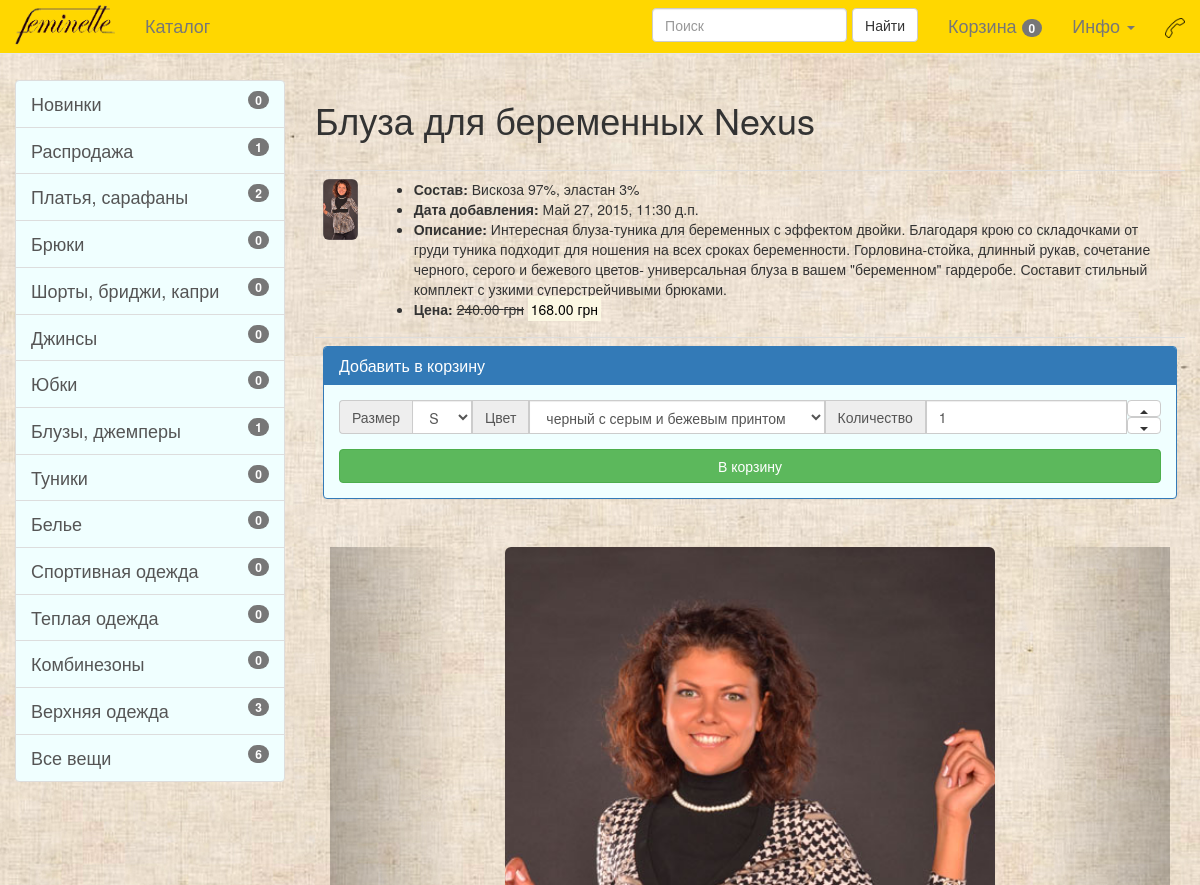
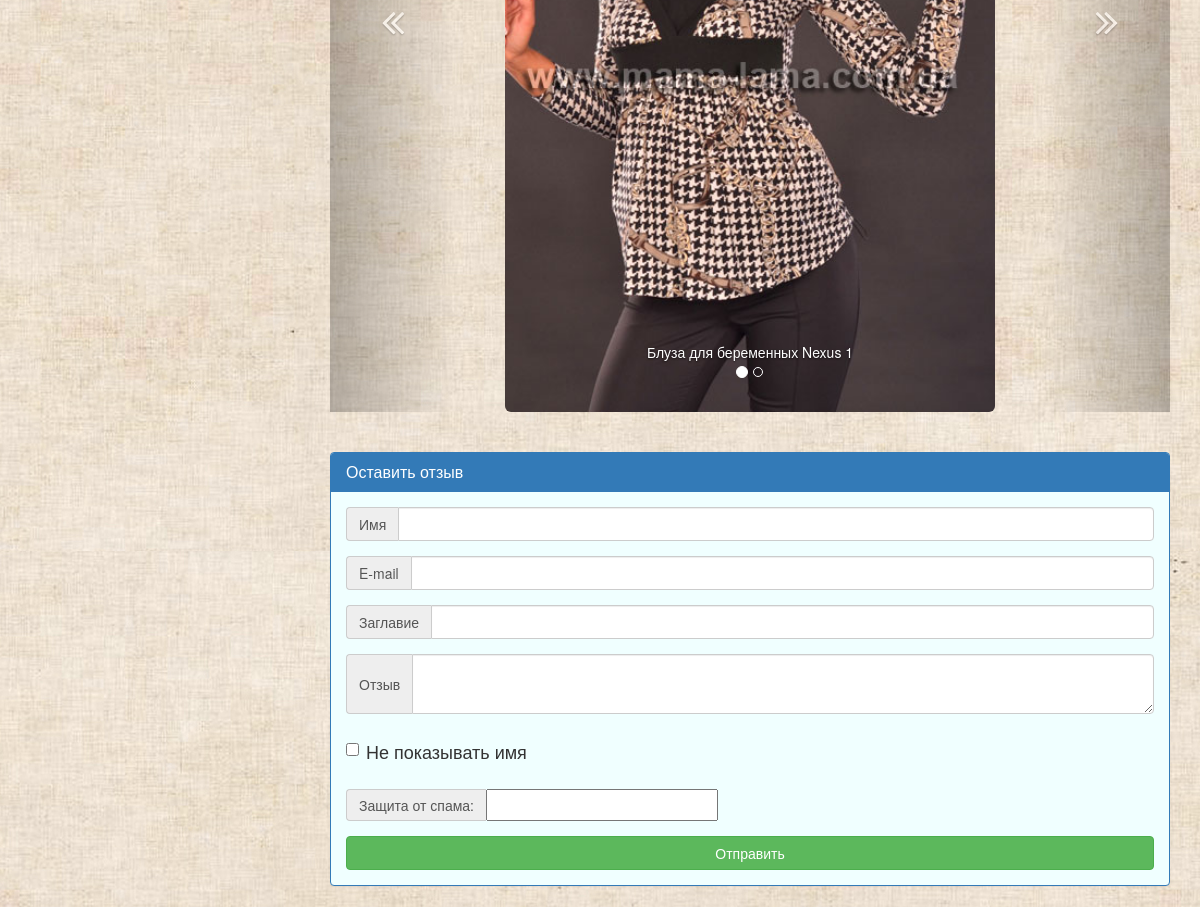
Before: /catalogue/6 with the older database file (2 pictures, top to bottom).
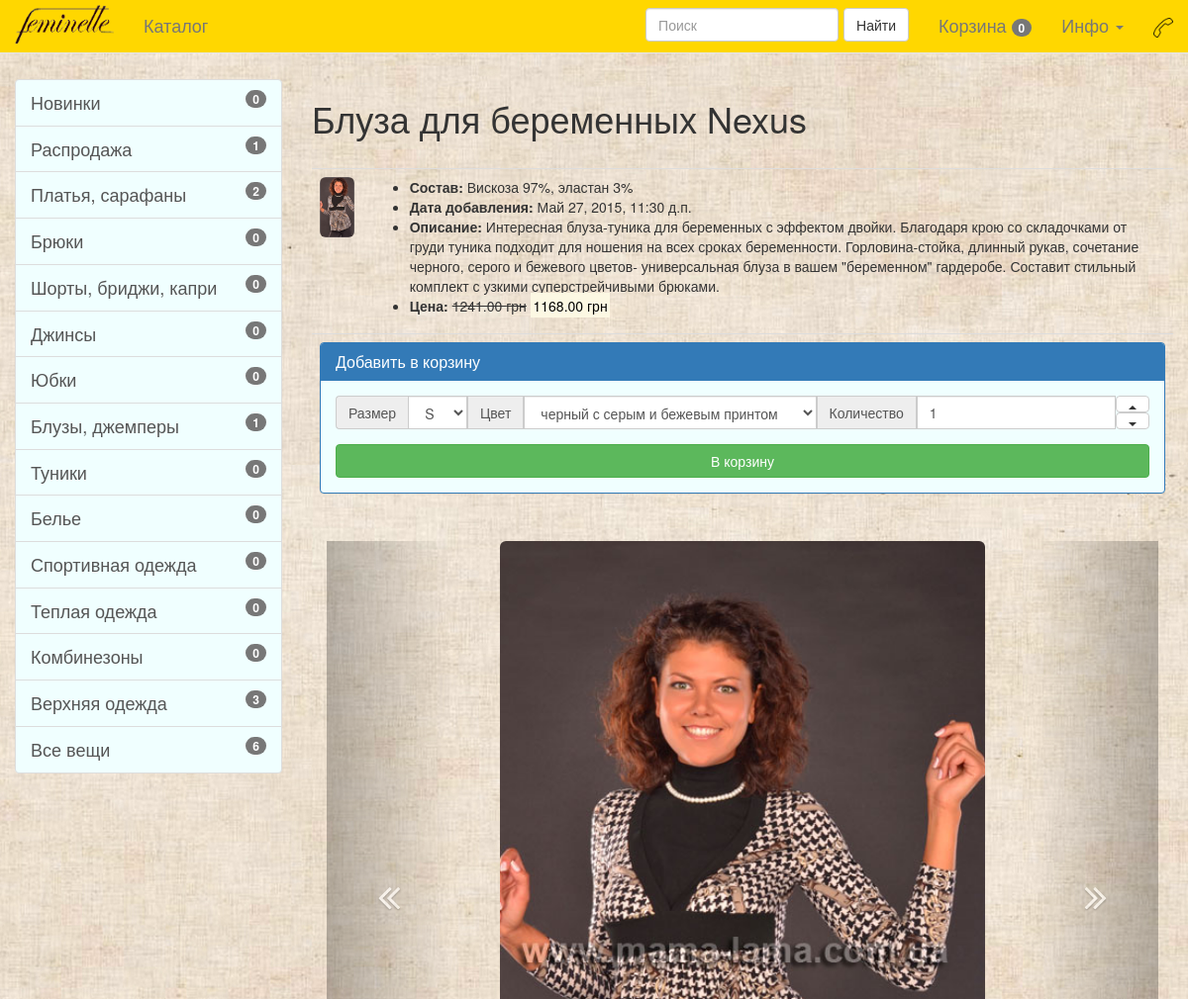
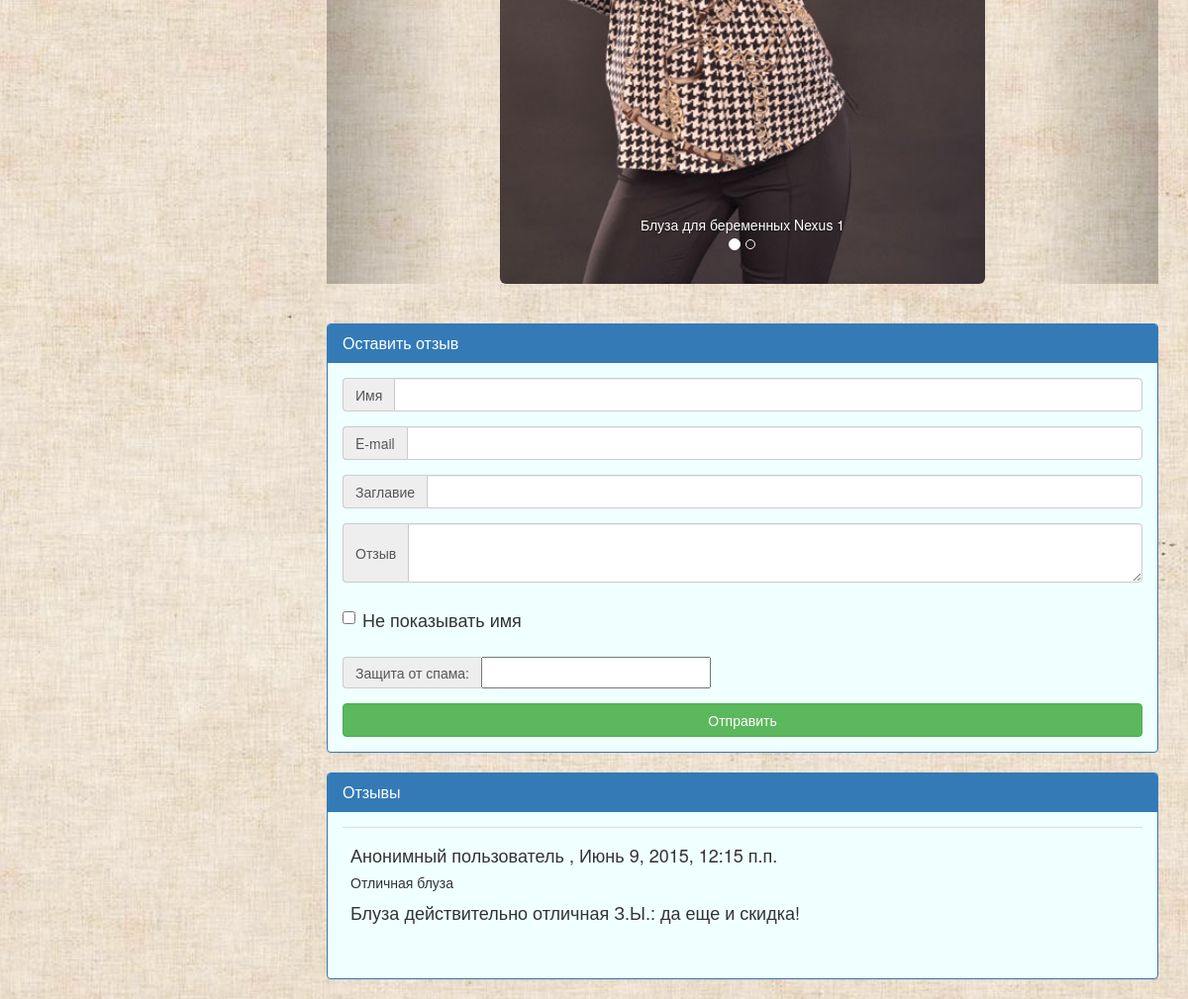
After: the same page with the newer database file (2 pictures, top to bottom).
### main/models.py (models this page shows, shortened)
class Product(models.Model):
    article = models.CharField(max_length=25, null=True, blank=True, default='AA0011')
    code = models.IntegerField(null=True, blank=True)
    position = models.IntegerField(null=True, blank=True, default=1)
    name = models.CharField(max_length=225)
    product_class = models.ManyToManyField(Product_class, related_name='product_class+', null=True, blank=True)
    manufacturer = models.CharField(max_length=100, default='TM \"Feminelle\"')
    season = models.CharField(max_length=25, null=True, blank=True)
    product_color = models.ManyToManyField(Product_color, related_name='product_color', null=True, blank=True)
    product_size = models.ManyToManyField(Product_size, related_name='product_size', null=True, blank=True)
    image = models.FileField(upload_to='product_title_pictures', null=True, blank=True)
    structure = models.CharField(max_length=255, null=True, blank=True)
    description = models.TextField(null=True, blank=True)
    promotion = models.CharField(max_length=225, null=True, blank=True)
    promotioin_modifier = models.DecimalField(max_digits=10, decimal_places=2, default=0)
    reserve = models.IntegerField(default=0)
    price = models.DecimalField(max_digits=10, decimal_places=2, default=0)
    popularity = models.IntegerField(default=0)
    note = models.TextField(null=True, blank=True)
    timestamp = models.DateTimeField(auto_now=False, auto_now_add=True)
    modtime = models.DateTimeField(auto_now=True, auto_now_add=False)
    accepted = models.BooleanField(default=True)
    def __unicode__(self):
        if False: #self.product_class:
            product_class=','.join(set(obj.name for obj in self.product_class.all()) )
            return '%s: %s' % (product_class, self.name)
        else:
            return '%s' % (self.name)

class Product_image(models.Model):
    reference = models.FileField(upload_to='product_pictures', null=True, blank=True)
    product = models.ForeignKey(Product, related_name='product')
    description = models.TextField(null=True, blank=True)

### info/models.py (models this page shows, shortened)
class Review(models.Model):
    title = models.CharField(max_length=255, null=True, blank=True)
    text = models.TextField(null=True, blank=True)
    name = models.CharField(max_length=50, null=True, blank=True)
    email = models.EmailField()
    date = models.DateTimeField(auto_now=False, auto_now_add=True)
    author_hided = models.BooleanField(default=False)
    accepted = models.BooleanField(default=False)
    product = models.ForeignKey(Product, related_name='related_product', null=True, blank=True)

### main/views.py (the view, shortened to what this page needs)
# urls.py: url(r'^catalogue/(?P<pk>\d+)$', main.views.product, name='product'),
def product(request, pk):
    if handle_basket_query(request):
        return HttpResponseRedirect(request.META['HTTP_REFERER'])
    try:
        this_product = get_object_or_404(Product, id=int(pk), accepted=True)
    except:
        raise Http404
    if request.method == 'POST' and request.POST.get('form_name') == 'review':
        review_form = ReviewForm(request.POST)
        if review_form.is_valid():
            Review.objects.create(
                title = review_form.cleaned_data['title'],
                text = review_form.cleaned_data['text'],
                name = review_form.cleaned_data['name'],
                email = review_form.cleaned_data['email'],
                author_hided = review_form.cleaned_data['author_hided'],
                product_id = this_product.id
            )
            messages.success(request, MESSAGES['review_accepted_success'])
            return HttpResponseRedirect(request.META['HTTP_REFERER'])
    else:
        review_form = ReviewForm(initial=dict((k, '') for k in ReviewForm().fields.keys()))
    context = {
        'object': this_product,
        'images': Product_image.objects.filter(product_id = this_product),
        'product_sizes': this_product.product_size.all(),
        'product_colors': this_product.product_color.all(),
        'basket_products': get_basket_products(request),
        'badges_info': get_badges_info(request),
        'review_form': review_form,
        'review_list': Review.objects.filter(product_id = this_product.id, accepted = True)
        }
    template = 'product.html'
    return render(request, template, context)

### info/forms.py
class ReviewForm(forms.ModelForm):
    captcha = CaptchaField()
    class Meta:
        model = Review
        fields = ["name", "email", "title", "text", "author_hided",]

### main/views.py (called while the page is built, shortened)
def get_basket_products(request):
    object_list = []
    cycle = 0
    return object_list

def handle_basket_query(request):
    return False

### main/templates/product.html (shortened to what the changed rows need)
{% extends "base.html" %}
{% load staticfiles %}
{% block content %}
    <h1>{{ object }}</h1>
    <br/>
    <div>
        <table class="table">
        <tbody>
            <tr>
                <td>
                    <img class="img-responsive img-rounded"
                        {% if object.image %}
                            src='{{ object.image.url }}'
                        {% else %}
                            src='{% static 'img/no_image.png' %}'
                        {% endif %}
                         />
                </td>
                <td>
                    <ul>
                        <li><b>Состав:</b> {{ object.structure }}</li>
                        <li><b>Дата добавления:</b> {{ object.timestamp }}</li>
                        <li><b>Описание:</b> {{ object.description }}</li>
                        <li><b>Цена:</b>
                            {% if object.promotioin_modifier %}
                                <s>{{ object.price }} грн</s>
                                <mark>{{ object.promotioin_modifier }} грн</mark>
                            {% else %}
                                {{ object.price }} грн
                            {% endif %}
                        </li>
                    </ul>
                </td>
            </tr>
            <tr>
                <td colspan="2">
                <div>
                   <div class="panel panel-primary">
                       <div class="panel-heading">
                           <h1 class="panel-title">Добавить в корзину</h1>
                       </div>
                   </div>
                </div>
                </td>
            </tr>
        </tbody>
        </table>
    </div>
    <div class="col-md-12">
        <div id="carousel-pictures" class="carousel slide data-interval='1000'" data-ride="carousel" style="height: 750px">
          <ol class="carousel-indicators">
            {% for image in images %}
            <li data-target="#carousel-pictures" data-slide-to="{{ forloop.counter0 }}"
                {% if forloop.first %}
                    class="active"
                {% endif %}
                >
            </li>
            {% endfor %}
          </ol>
          <div class="carousel-inner" role="listbox">
            {% for image in images %}
            <div
                {% if forloop.first %}
                    class="item active"
                {% else %}
                    class="item"
                {% endif %}
                >
                <img class="img-responsive img-rounded center-block"
                        style="height: 750px"
                        src='{{ image.reference.url }}'
                        alt="{{ image.description }}"/>
              <div class="carousel-caption">
                {{ image.description }}
              </div>
            </div>
            {% endfor %}
          </div>
        </div>
    </div>
    <div class="col-md-12" style="padding-top: 40px">
        <div class="panel panel-primary">
            <div class="panel-heading">
                <h1 class="panel-title">Оставить отзыв</h1>
            </div>
        </div>
    </div>
    <div class="col-md-12">
        {% if review_list %}
            <div class="panel panel-primary">
                <div class="panel-heading">
                    <h1 class="panel-title">Отзывы</h1>
                </div>
                <div class="panel-body">
                    <table class="table">
                    <tbody>
                    {% for review in review_list %}
                        <tr>
                            <td>
                                <h4>
                                    {% if review.author_hided %}
                                        Анонимный пользователь
                                    {% else %}
                                        {{ review.name }} ({{ review.email }})
                                    {% endif %}
                                        , {{ review.date }}
                                </h4>
                                <h5>{{ review.title }}</h5>
                                <p>{{ review.text }}</p>
                            </td>
                        </tr>
                    {% endfor %}
                    </tbody>
                    </table>
                </div>
            </div>
        {% endif %}
    </div>
{% endblock content %}

Changed rows visible on the page:
changed Product "Блуза для беременных Nexus": price "240.00" → "1241.00"; promotioin_modifier "168.00" → "1168.00"
added Review: author_hided "Анонимный пользователь", date "Июнь 9, 2015, 12:15 п.п.", title "Отличная блуза", text "Блуза действительно отличная З.Ы.: да еще и скидка!"
Other visible differences:
text now shown: "Отзывы"
